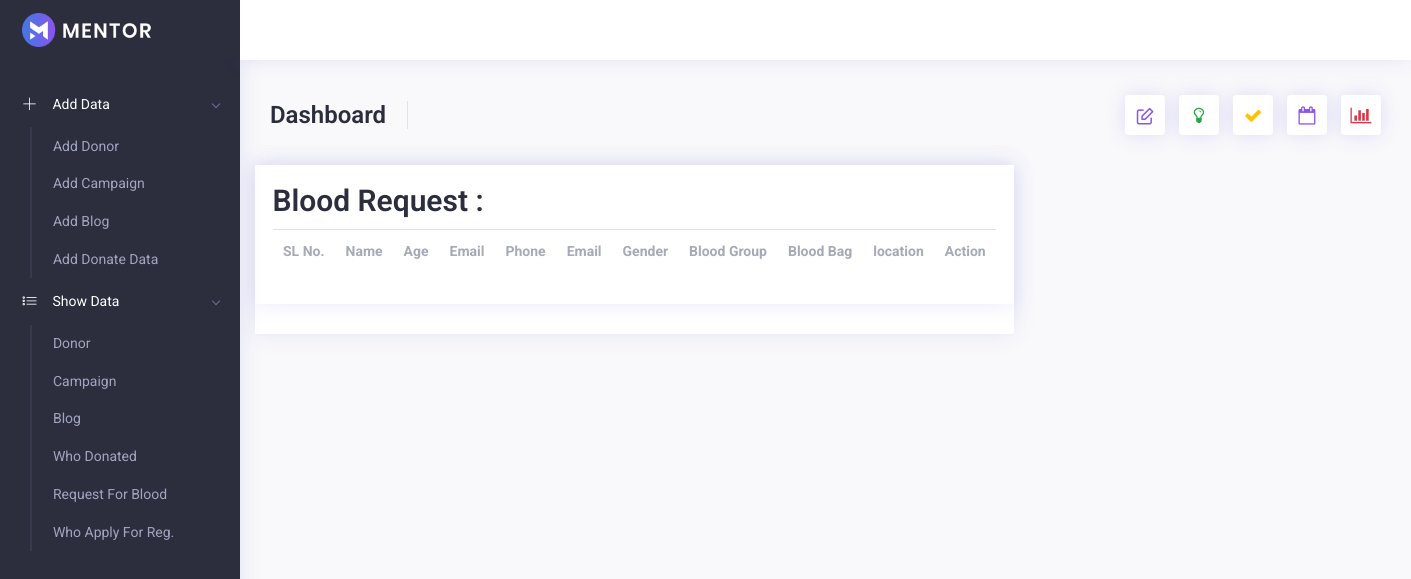
/admin/blood_req/index.php, run on an earlier commit of the app's database.
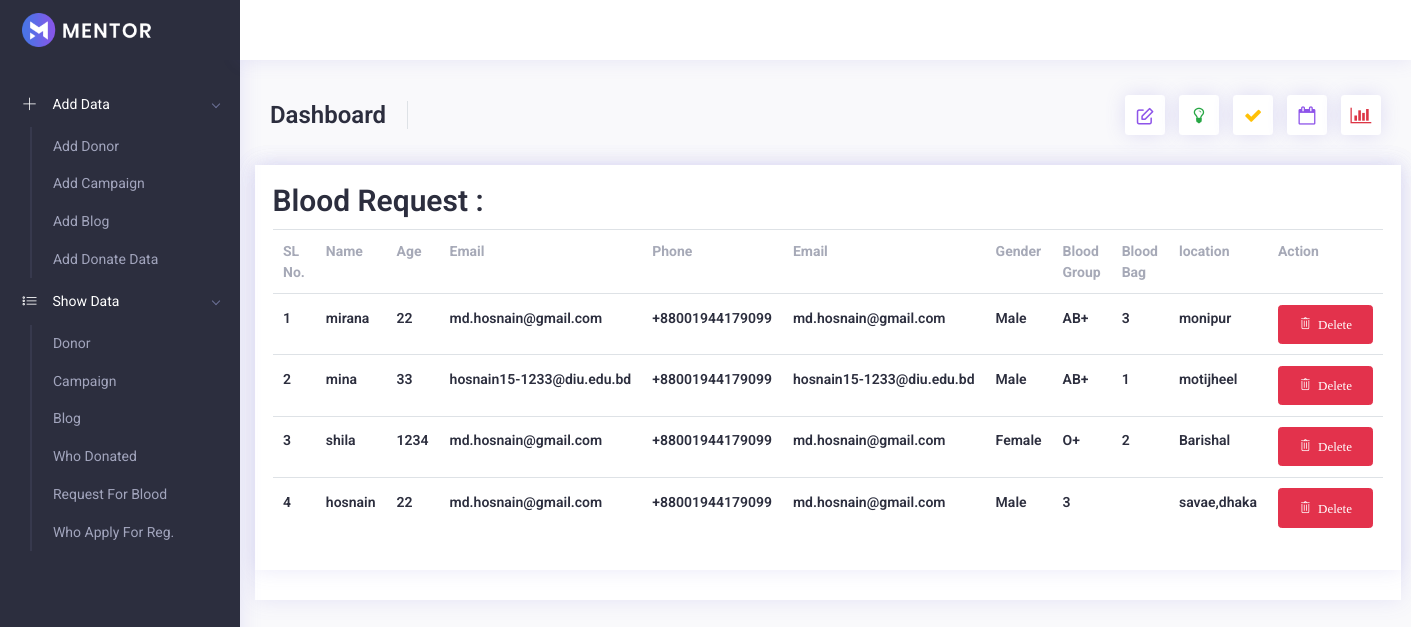
And on a later commit of the database.
### tables this page shows
CREATE TABLE `req_for_blood` (
  `id` int(11) NOT NULL,
  `name` varchar(60) NOT NULL,
  `age` varchar(22) NOT NULL,
  `email` varchar(44) NOT NULL,
  `phone` varchar(22) NOT NULL,
  `gender` varchar(22) NOT NULL,
  `blood_group` varchar(22) NOT NULL,
  `blood_bag` varchar(22) NOT NULL,
  `address` text NOT NULL
);

### admin/blood_req/index.php (the view, shortened to what this page needs)
<?php include("../include/header.php") ?>
<?php
$con = connect_db();
$sql = "SELECT * FROM req_for_blood ORDER BY id DESC ";
$result = mysqli_query($con, $sql);
?>
<div class="row">
    <div class="col-ld-12">
        <div class="card card-statistics">
            <div class="card">
                <div class="card-body">
                    <h2>Blood Request :</h2>
                    <table class="table">
                        <tr>
                            <th>SL No.</th>
                            <th>Name</th>
                            <th>Age</th>
                            <th>Email</th>
                            <th>Phone </th>
                            <th>Email </th>
                            <th>Gender </th>
                            <th>Blood Group </th>
                            <th>Blood Bag </th>
                            <th>location </th>
                            <th>Action </th>
                        </tr>
                        <?php $sl = 1 ?>
                        <?php while ($row = mysqli_fetch_assoc($result)) {; ?>
                            <tr>
                                <td>
                                    <h5><?php echo $sl; ?></h5>
                                </td>
                                <td>
                                    <h5><?php echo $row['name']; ?></h5>
                                </td>
                                <td>
                                    <h5><?php echo $row['age']; ?></h5>
                                </td>
                                <td>
                                    <h5><?php echo $row['email']; ?></h5>
                                </td>
                                <td>
                                    <h5><?php echo $row['phone']; ?></h5>
                                </td>
                                <td>
                                    <h5><?php echo $row['email']; ?></h5>
                                </td>
                                <td>
                                    <h5><?php echo $row['gender']; ?></h5>
                                </td>
                                <td>
                                    <h5><?php echo $row['blood_group']; ?></h5>
                                </td>
                                <td>
                                    <h5><?php echo $row['blood_bag']; ?></h5>
                                </td>
                                <td>
                                    <h5><?php echo $row['address']; ?></h5>
                                </td>
                                <td>
                                    <a href="delete.php?id=<?php echo $row['id']; ?>" class="btn btn-danger" onclick="return confirm('Are you sure want to delete this Data?');"><i class="nav-icon ti ti-trash"> Delete</i></a>
                                </td>
                            </tr>
                        <?php $sl++;
                        } ?>
                    </table>
                </div>
            </div>
        </div>
        <?php include('../include/footer.php'); ?>

What changed in the data, as far as the page shows it:
added req_for_blood: name "mirana", age "22", email "md.hosnain@gmail.com", phone "+88001944179099", gender "Male", blood_group "AB+", blood_bag "3", address "monipur"
added req_for_blood: name "mina", age "33", email "hosnain15-1233@diu.edu.bd", phone "+88001944179099", gender "Male", blood_group "AB+", blood_bag "1", address "motijheel"
added req_for_blood: name "shila", age "1234", email "md.hosnain@gmail.com", phone "+88001944179099", gender "Female", blood_group "O+", blood_bag "2", address "Barishal"
added req_for_blood: name "hosnain", age "22", email "md.hosnain@gmail.com", phone "+88001944179099", gender "Male", blood_group "3", address "savae,dhaka"
